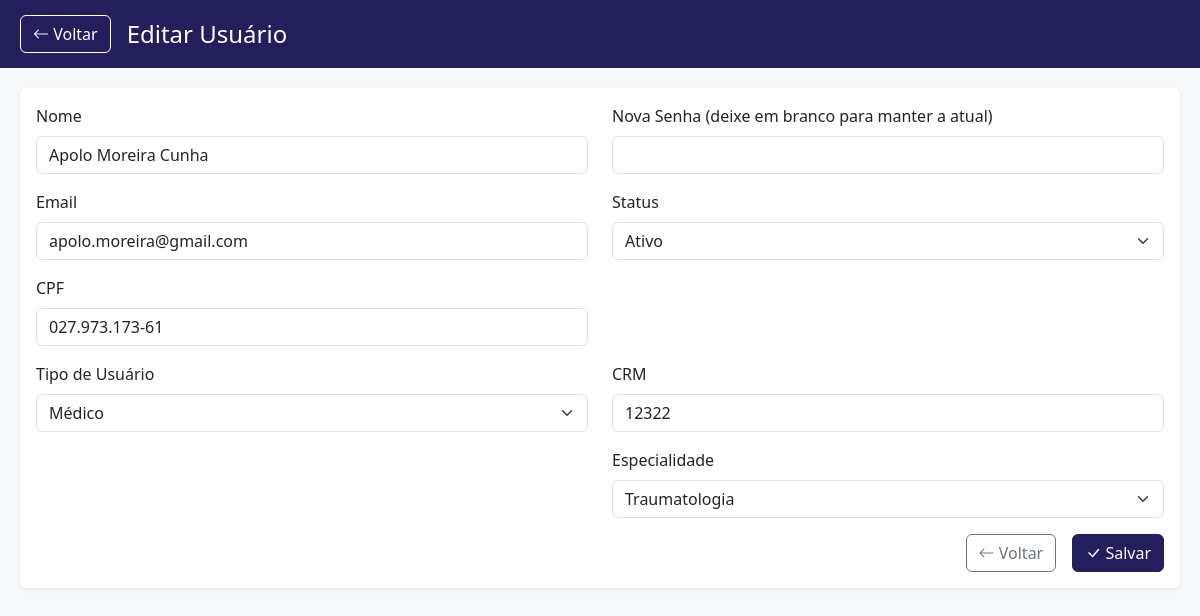
The page /index.php?page=admin/usuarios_form&id=32 (signed in) on the database its author committed.
### tables this page shows
CREATE TABLE IF NOT EXISTS `medicos` (
  `id` int NOT NULL AUTO_INCREMENT,
  `id_usuario` int NOT NULL,
  `crm` varchar(20) NOT NULL,
  `especialidade` varchar(100) NOT NULL,
  `status` enum('ativo','inativo') DEFAULT 'ativo',
  `data_criacao` datetime DEFAULT CURRENT_TIMESTAMP,
  `data_atualizacao` datetime DEFAULT NULL ON UPDATE CURRENT_TIMESTAMP,
  PRIMARY KEY (`id`),
  UNIQUE KEY `idx_usuario` (`id_usuario`),
  KEY `idx_crm` (`crm`),
  KEY `idx_status` (`status`),
  KEY `idx_especialidade` (`especialidade`),
  KEY `idx_status_data` (`status`,`data_criacao`)
);

CREATE TABLE IF NOT EXISTS `usuarios` (
  `id` int NOT NULL AUTO_INCREMENT,
  `nome` varchar(255) DEFAULT NULL,
  `email` varchar(255) DEFAULT NULL,
  `cpf` varchar(14) DEFAULT NULL,
  `senha` varchar(255) DEFAULT NULL,
  `tipo_usuario` varchar(50) DEFAULT NULL,
  `status` varchar(50) DEFAULT NULL,
  `data_cadastro` datetime DEFAULT CURRENT_TIMESTAMP,
  PRIMARY KEY (`id`)
);

### pages/admin/usuarios_form.php (the view, shortened to what this page needs)
<?php
$conn = getConnection();
$lista_especialidades = [
    'Ortopedia',
    'Traumatologia',
    'Medicina Esportiva',
    'Cirurgia do Joelho'
];
$lista_status = [
    'ativo' => 'Ativo',
    'inativo' => 'Inativo',
    'pendente' => 'Pendente'
];
$usuario = [
    'id' => '',
    'nome' => '',
    'email' => '',
    'cpf' => '',
    'tipo_usuario' => '',
    'status' => 'pendente',
    'id_medico' => '',
    'data_cirurgia' => '',
    'fisioterapeuta' => '',
    'problema' => '',
    'status_paciente' => '',
    'crm' => '',
    'especialidade' => ''
];
if (isset($_GET['id'])) {
    $stmt = $conn->prepare("
        SELECT u.*, p.medico as id_medico, p.data_cirurgia, p.fisioterapeuta, p.problema, p.status as status_paciente,
               m.crm, m.especialidade
        FROM usuarios u
        LEFT JOIN pacientes p ON u.id = p.id_usuario
        LEFT JOIN medicos m ON u.id = m.id_usuario
        WHERE u.id = ?
    ");
    $stmt->execute([$_GET['id']]);
    $usuario = $stmt->fetch(PDO::FETCH_ASSOC);
}
?>
<!DOCTYPE html>
<html lang="pt-BR">
<head>
    <link href="https://cdn.jsdelivr.net/npm/bootstrap@5.3.2/dist/css/bootstrap.min.css" rel="stylesheet">
    <link rel="stylesheet" href="https://cdn.jsdelivr.net/npm/bootstrap-icons@1.11.1/font/bootstrap-icons.css">
</head>
<body>
    <div class="container-fluid">
        <div class="row">
            <div class="col-12 px-0">
                <div class="top-navbar d-flex justify-content-between align-items-center">
                    <div class="d-flex align-items-center">
                        <a href="index.php?page=admin/usuarios" class="btn btn-outline-secondary me-3">
                            <i class="bi bi-arrow-left"></i> Voltar
                        </a>
                        <h4 class="mb-0"><?php echo isset($_GET['id']) ? 'Editar' : 'Novo'; ?> Usuário</h4>
                    </div>
                </div>
                <div class="main-content">
                    <div class="card">
                        <div class="card-body">
                            <form method="POST">
                                <div class="row">
                                    <div class="col-md-6">
                                        <div class="mb-3">
                                            <label for="nome" class="form-label">Nome</label>
                                            <input type="text" class="form-control" id="nome" name="nome"
                                                   value="<?php echo htmlspecialchars($usuario['nome']); ?>" required>
                                        </div>
                                        <div class="mb-3">
                                            <label for="email" class="form-label">Email</label>
                                            <input type="email" class="form-control" id="email" name="email"
                                                   value="<?php echo htmlspecialchars($usuario['email']); ?>" required>
                                        </div>
                                        <div class="mb-3">
                                            <label for="cpf" class="form-label">CPF</label>
                                            <input type="text" class="form-control" id="cpf" name="cpf"
                                                   value="<?php echo htmlspecialchars($usuario['cpf']); ?>" required>
                                        </div>
                                    </div>
                                    <div class="col-md-6">
                                        <div class="mb-3">
                                            <label for="senha" class="form-label">
                                                <?php echo isset($_GET['id']) ? 'Nova Senha (deixe em branco para manter a atual)' : 'Senha'; ?>
                                            </label>
                                            <input type="password" class="form-control" id="senha" name="senha"
                                                   <?php echo !isset($_GET['id']) ? 'required' : ''; ?>>
                                        </div>
                                        <div class="mb-3">
                                            <label for="status" class="form-label">Status</label>
                                            <select class="form-select" id="status" name="status" required>
                                                <?php foreach ($lista_status as $value => $label): ?>
                                                    <option value="<?php echo $value; ?>"
                                                            <?php echo $usuario['status'] === $value ? 'selected' : ''; ?>>
                                                        <?php echo htmlspecialchars($label); ?>
                                                    </option>
                                                <?php endforeach; ?>
                                            </select>
                                        </div>
                                    </div>
                                </div>
                                <div class="row">
                                    <div class="col-md-6">
                                        <div class="mb-3">
                                            <label for="tipo_usuario" class="form-label">Tipo de Usuário</label>
                                            <select class="form-select" id="tipo_usuario" name="tipo_usuario" required>
                                                <option value="medico" <?php echo $usuario['tipo_usuario'] === 'medico' ? 'selected' : ''; ?>>
                                                    Médico
                                                </option>
                                            </select>
                                        </div>
                                    </div>
                                    <div class="col-md-6">
                                        <div class="campos-medico" style="display: none;">
                                            <div class="mb-3">
                                                <label for="crm" class="form-label">CRM</label>
                                                <input type="text" class="form-control" id="crm" name="crm"
                                                       value="<?php echo htmlspecialchars($usuario['crm'] ?? ''); ?>">
                                            </div>
                                            <div class="mb-3">
                                                <label for="especialidade" class="form-label">Especialidade</label>
                                                <select class="form-select" id="especialidade" name="especialidade">
                                                    <?php foreach ($lista_especialidades as $esp): ?>
                                                        <option value="<?php echo $esp; ?>"
                                                                <?php echo (isset($usuario['especialidade']) && $usuario['especialidade'] == $esp) ? 'selected' : ''; ?>>
                                                            <?php echo htmlspecialchars($esp); ?>
                                                        </option>
                                                    <?php endforeach; ?>
                                                </select>
                                            </div>
                                        </div>
                                    </div>
                                </div>
                                <div class="d-flex justify-content-end">
                                    <a href="index.php?page=admin/usuarios" class="btn btn-outline-secondary me-3">
                                        <i class="bi bi-arrow-left"></i> Voltar
                                    </a>
                                    <button type="submit" class="btn btn-primary">
                                        <i class="bi bi-check-lg"></i> Salvar
                                    </button>
                                </div>
                            </form>
                        </div>
                    </div>
                </div>
            </div>
        </div>
    </div>
</body>
</html>

### pages/admin/usuarios_form.php (style rules this page uses)
:root { --primary-color: #231F5D; }
body { background-color: #f8f9fa; }
.main-content { padding: 20px; }
.top-navbar { background-color: var(--primary-color); padding: 15px 20px; color: white; border-bottom: none; }
.top-navbar h4 { color: white; margin: 0; }
.top-navbar .btn-outline-secondary { color: white; border-color: white; }
.card { box-shadow: 0 0.125rem 0.25rem rgba(0, 0, 0, 0.075); border: none; }
.btn-primary { background-color: var(--primary-color); border-color: var(--primary-color); }

### rows shown on the page
medicos: nome "Apolo Moreira Cunha", email "apolo.moreira@gmail.com", cpf "027.973.173-61", crm "12322", especialidade "Traumatologia"
usuarios: status "Ativo", tipo_usuario "Médico"
